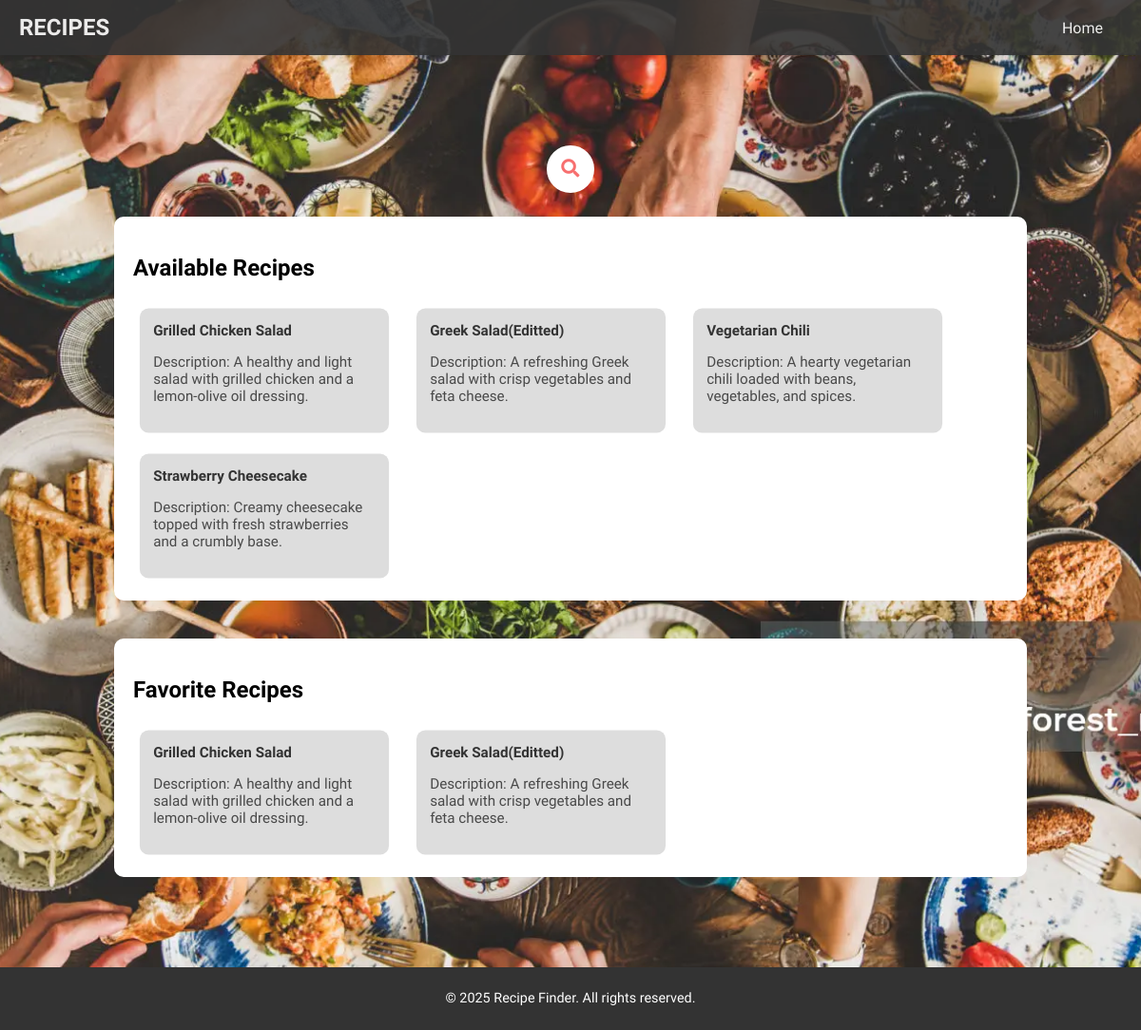
The app's page /user-page/ (signed in) with its own data.
### users/models.py (models this page shows, shortened)
class Recipe(models.Model):
    COURSE_CHOICES = [
        ('Appetizers', 'Appetizers'),
        ('Main Course', 'Main Course'),
        ('Dessert', 'Dessert'),
    ]
    name = models.CharField(max_length=200)
    course = models.CharField(max_length=20, choices=COURSE_CHOICES)
    description = models.TextField()
    ingredients = models.ManyToManyField(Ingredient, through='RecipeIngredient')
    likes = models.ManyToManyField(CustomUser, related_name='liked_recipes', blank=True)
    image = models.TextField(null=True, blank=True)

### users/views.py (the view)
# urls.py: path('user-page/', user_views.user_page_view, name='user_page'),
def user_page_view(request):
    user = request.user
    recipes = Recipe.objects.all()
    favorite_recipes = Recipe.objects.filter(likes=user)
    recipe_list = [
        {
            "recipe_name": recipe.name,
            "recipe_description": recipe.description,
            "likedBy": [user.username for user in recipe.likes.all()],
            "liked": user in recipe.likes.all()
        }
        for recipe in recipes
    ]
    context = {
        'user': user,
        'recipes': recipe_list,
        'fav_recipes': favorite_recipes,
    }
    return render(request, 'users/user_page.html', context)

### users/templates/users/user_page.html (shortened to what this page needs)
{% load static %}
<!DOCTYPE html>
<html lang="en">
<head>
    <link rel="stylesheet" href="{% static 'css/user_page.css' %}">
    <link rel="stylesheet" href="{% static 'css/navbar.css' %}">
    <link rel="stylesheet" href="https://cdnjs.cloudflare.com/ajax/libs/font-awesome/5.15.3/css/all.min.css">
</head>
<body>
    <nav>
        <div class="logo">Recipes</div>
        <ul id="nav-links">
            <li><a href="{% url 'home' %}">Home</a></li>
        </ul>
    </nav>
    <div class="space" style="height: 100px;"></div>
    <div class="container">
        <form class="search_form">
            <i class="fa fa-search"></i>
        </form>
        <div class="recipe-list">
            <h2 id="available-recipes"><a href="{% url 'recipe_list' %} ">Available Recipes</a></h2>
            <div class="content">
                {% if recipes %}
                    {% for recipe in recipes %}
                    <div class="recipe-card">
                        <div class="inner">
                            <a href="{% url 'recipe_list' %}">{{ recipe.recipe_name }}</a>
                            <p>Description: {{ recipe.recipe_description }}</p>
                        </div>
                    </div>
                    {% endfor %}
                {% else %}
                    <p>No recipes available.</p>
                {% endif %}
            </div>
        </div>
        <div class="recipe-list">
            <h2 id="favorites"><a href="{% url 'favorite_recipes' %}">Favorite Recipes</a></h2>
            <div class="content">
               {% if fav_recipes %}
                    {% for recipe in fav_recipes %}
                    <div class="recipe-card">
                        <div class="inner">
                            <a href="{% url 'recipe_list' %}">{{ recipe.name }}</a>
                            <p>Description: {{ recipe.description }}</p>
                        </div>
                    </div>
                    {% endfor %}
                {% else %}
                    <p>No recipes available.</p>
                {% endif %}
            </div>
        </div>
    </div>
    <footer>
        <p>&copy; 2025 Recipe Finder. All rights reserved.</p>
    </footer>
</body>
</html>

### users/static/css/user_page.css (style rules this page uses)
body { font-family: 'Lilita One', sans-serif; margin: 0; padding: 0; background: url(../imgs/user-bg.webp) no-repeat center center fixed; background-size: cover; min-height: 100vh; }
.container { width: 80%; margin: auto; padding: 20px; min-height: 100vh; }
form { position: relative; top: 50%; left: 50%; transform: translate(-50%, -50%); transition: all 1s; width: 50px; height: 50px; background: white; box-sizing: border-box; border-radius: 25px; border: 4px solid white; padding: 5px; }
.fa { box-sizing: border-box; padding: 10px; width: 42.5px; height: 42.5px; position: absolute; top: 0; right: 0; border-radius: 50%; color: #f76f6f; text-align: center; font-size: 1.2em; transition: all 1s; }
.recipe-list { width: 100%; box-sizing: border-box; display: flex; flex-wrap: wrap; justify-content: flex-start; background-color: white; border-radius: 10px; padding: 20px; margin-bottom: 40px; overflow: hidden; gap: 15px; }
.recipe-list h2 { width: 100%; margin-bottom: 10px; }
.recipe-list h2 a { color: black; text-decoration: none; transition: color 0.3s; }
.recipe-list .content { width: 100%; display: flex; flex-wrap: wrap; gap: 15px; justify-content: flex-start; }
.recipe-card { background: #DDDDDD; padding: 15px; border-radius: 10px; width: 30%; box-sizing: border-box; transition: transform 0.3s; display: flex; flex-direction: column; }
.recipe-card a { text-decoration: none; color: #333; font-weight: bold; margin-bottom: 10px; }
.recipe-card p { color: #494949; }
.recipe-card { opacity: 1; transform: scale(0.95); transition: all 0.5s ease-in-out; }
footer { background-color: #333; color: #fff; text-align: center; padding: 10px 0; margin-top: 20px; font-size: 0.9em; }

### users/static/css/navbar.css (style rules this page uses)
nav { background-color: #333; color: #fff; padding: 15px 0; position: sticky; display: flex; justify-content: space-between; align-items: center; top: 0; right: 0; left: 0; width: 100%; z-index: 1000; box-shadow: 0 2px 5px rgba(0, 0, 0, 0.1); opacity: 0.9; }
nav .logo { font-size: 1.5em; font-weight: bold; text-transform: uppercase; margin-left: 20px; display: inline-block; color: #fff; }
nav ul { list-style: none; margin: 0; padding: 0; display: flex; justify-content: flex-end; margin-right: 20px; }
nav ul li { margin: 0 10px; }
nav ul li a { color: #fff; font-size: 1em; padding: 5px 10px; border-radius: 5px; transition: background-color 0.3s ease; text-decoration: none; }

### records on screen
Recipe: recipe_name "Grilled Chicken Salad", recipe_description "A healthy and light salad with grilled chicken and a lemon-olive oil dressing.", name "Grilled Chicken Salad", description "A healthy and light salad with grilled chicken and a lemon-olive oil dressing."
Recipe: recipe_name "Greek Salad(Editted)", recipe_description "A refreshing Greek salad with crisp vegetables and feta cheese.", name "Greek Salad(Editted)", description "A refreshing Greek salad with crisp vegetables and feta cheese."
Recipe: recipe_name "Vegetarian Chili", recipe_description "A hearty vegetarian chili loaded with beans, vegetables, and spices."
Recipe: recipe_name "Strawberry Cheesecake", recipe_description "Creamy cheesecake topped with fresh strawberries and a crumbly base."
